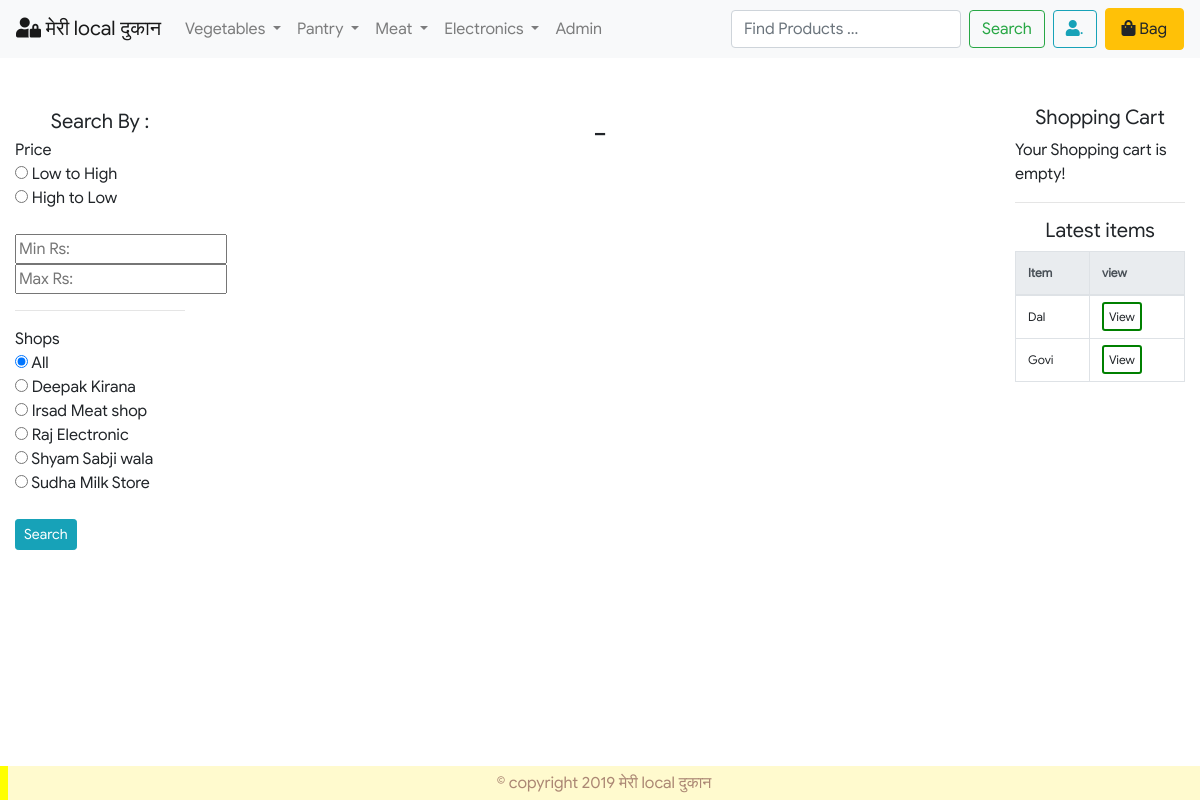
The app's page /category.php with its own data.
### tables this page shows
CREATE TABLE `categories` (
  `id` int(11) NOT NULL,
  `category` varchar(255) NOT NULL,
  `parent` int(11) NOT NULL
);

CREATE TABLE `shops` (
  `id` int(11) NOT NULL,
  `name` text NOT NULL
);

CREATE TABLE `products` (
  `id` int(11) NOT NULL,
  `title` varchar(255) NOT NULL,
  `price` decimal(10,2) NOT NULL,
  `list_price` decimal(10,2) NOT NULL,
  `shops` int(11) NOT NULL,
  `categories` varchar(255) NOT NULL,
  `image` text NOT NULL,
  `description` text NOT NULL,
  `featured` tinyint(4) NOT NULL DEFAULT '0',
  `kilos` text NOT NULL,
  `deleted` tinyint(4) NOT NULL DEFAULT '0',
  `popular` int(11) NOT NULL DEFAULT '0'
);

### includes/widgets/filters.php (the view, shortened to what this page needs)
<?php
  $price_sort=((isset($_REQUEST['price_sort']))?sanitize($_REQUEST['price_sort']):'');
  $min_price=((isset($_REQUEST['min_price']))?sanitize($_REQUEST['min_price']):'');
  $max_price=((isset($_REQUEST['max_price']))?sanitize($_REQUEST['max_price']):'');
  $b=((isset($_REQUEST['shop']))?sanitize($_REQUEST['shop']):'');
  $brandsql="SELECT * FROM shops ORDER BY name";
  $brandquery=mysqli_query($db,$brandsql);
 ?>
<div class="text-center h5 my-1"> Search By : </div>
<div> Price </div>
<form action="search.php" method="post">
  <input type="radio" name="price_sort" value="low" <?=(($price_sort == 'low')?' checked':'');?>>
  Low to High <br>
  <input type="radio" name="price_sort" value="high" <?=(($price_sort == 'high')?' checked':'');?>>
  High to Low <br>
  <br>
  <input type="text" name="min_price" value="<?=$min_price?>" class="price_range " placeholder="Min Rs:">
  <input type="text" name="max_price" value="<?=$max_price?>" class="price_range " placeholder="Max Rs:">
  <hr>
  <div> Shops </div>
  <input type="radio" name="shop" value="" <?=(($b == '')?' checked':'');?>> All <br>
  <?php while($shops = mysqli_fetch_assoc($brandquery)){ ?>
    <input type="radio" name="shop" value="<?=$shops['id']?>" <?=(($b == $shops['id'])?' checked':'');?>> <?=$shops['name']?><br>
   <?php } ?>
   <br>
   <input type="submit" class="btn btn-info btn-sm" value="Search">
</form>

### includes/navigation.php (shortened to what this page needs)
<?php
$psql="SELECT * FROM categories WHERE parent = 0";
$pquery=mysqli_query($db,$psql);
 ?>
<nav class="navbar navbar-expand-lg navbar-light bg-light">
  <a class="navbar-brand" href="index.php"> <i class="fas fa-user-lock"></i> मेरी local दुकान</a>
  <div class="collapse navbar-collapse" id="navbarTogglerDemo03">
    <ul class="navbar-nav mr-auto mt-2 mt-lg-0">
      <?php while($parent= mysqli_fetch_assoc($pquery)){ ?>
      <li class="nav-item dropdown">
        <a class="nav-link dropdown-toggle" href="#" id="navbarDropdown" role="button" data-toggle="dropdown" aria-haspopup="true" aria-expanded="false"> <?= $parent['category']; ?>  </a>
      </li>
      <?php } ?>
      <li class="nav-item">
        <a class="nav-link" href="admin/index.php"> Admin</a>
      </li>
    </ul>
      <form class="form-inline my-2 my-lg-0">
        <input class="form-control mr-sm-2" type="search" placeholder="Find Products ..." aria-label="Search">
        <button class="btn btn-outline-success my-2 my-sm-0" type="submit">Search</button>
      </form>
      <div class="nav-item">
        <button class="btn btn-outline-info mx-2 my-sm-0" data-toggle="modal" data-target="#login_sign_up"> <i class="fas fa-user"></i><span>.</span></button>
      </div>
      <div class="nav-item">
        <a class="nav-link btn btn-warning" href="cart.php" ><i class="fas fa-shopping-bag"></i> Bag <span id="cart_number"></span> </a>
      </div>
  </div>
</nav>

### includes/widgets/recent.php
<h5 class="text-center">Latest items</h5>
 <table class="table table-bordered table-hover table-responsive-lg" style="font-size:12px;">
 <thead class="thead-light">
   <tr>
     <th scope="col">Item</th>
     <th scope="col">view</th>
   </tr>
 </thead>
 <tbody>
   <?php
     $productsql="SELECT * FROM products WHERE deleted = 0 LIMIT 2";
     $productquery=mysqli_query($db,$productsql);
   ?>
   <?php while($productresult=mysqli_fetch_assoc($productquery)){ ?>
   <tr>
     <td><?=$productresult['title'];?></td>
     <td>
       <a style="border:2px solid green;border-radius:3px;pointer:hand;padding:5px;" onclick="details_modal_function(<?= $productresult['id']; ?>);" name="buy"></i>View</a>
     </td>
   </tr>
   <?php } ?>
 </tbody>
</table>

### css/main.css (style rules this page uses)
body { font-family: Google-Sans-Fonts; }

### records on screen
categories: category "Vegetables"
categories: category "Pantry"
categories: category "Meat"
categories: category "Electronics"
shops: name "Deepak Kirana"
shops: name "Irsad Meat shop"
shops: name "Raj Electronic"
shops: name "Shyam Sabji wala"
shops: name "Sudha Milk Store"
products: title "Dal"
products: title "Govi"
